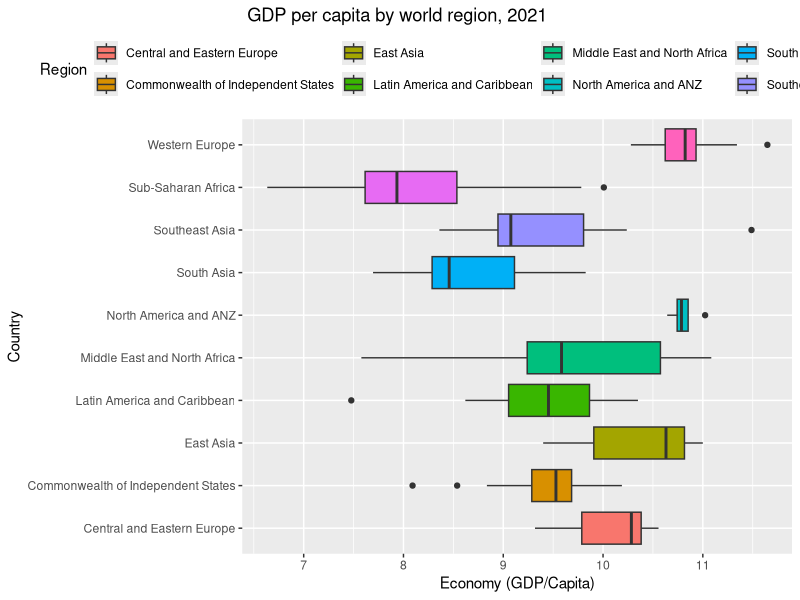

R code for this plot:
library(ggplot2)
library(dplyr)
setwd("~/Documents/final-project-staccjch/data")
world_happiness_21 <- read.csv("2021.csv")
ggplot(world_happiness_21, aes(x = Region, y = Economy..logged.GDP.per.Capita., fill = Region)) +
  geom_boxplot()+
  labs(title=" GDP per capita by world region, 2021", x= "Country", y = "Economy (GDP/Capita)") +
  theme(legend.position = "top")+
  coord_flip()
  

  



                                                                             